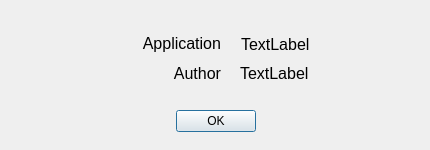
<?xml version="1.0" encoding="UTF-8"?>
<ui version="4.0">
 <class>AboutWindow</class>
 <widget class="QDialog" name="AboutWindow">
  <property name="geometry">
   <rect>
    <x>0</x>
    <y>0</y>
    <width>430</width>
    <height>150</height>
   </rect>
  </property>
  <property name="sizePolicy">
   <sizepolicy hsizetype="Fixed" vsizetype="Fixed">
    <horstretch>0</horstretch>
    <verstretch>0</verstretch>
   </sizepolicy>
  </property>
  <property name="minimumSize">
   <size>
    <width>430</width>
    <height>150</height>
   </size>
  </property>
  <property name="maximumSize">
   <size>
    <width>430</width>
    <height>150</height>
   </size>
  </property>
  <property name="contextMenuPolicy">
   <enum>Qt::DefaultContextMenu</enum>
  </property>
  <property name="windowTitle">
   <string>About</string>
  </property>
  <property name="modal">
   <bool>true</bool>
  </property>
  <widget class="QDialogButtonBox" name="buttonBox">
   <property name="geometry">
    <rect>
     <x>0</x>
     <y>110</y>
     <width>431</width>
     <height>23</height>
    </rect>
   </property>
   <property name="orientation">
    <enum>Qt::Horizontal</enum>
   </property>
   <property name="standardButtons">
    <set>QDialogButtonBox::Ok</set>
   </property>
   <property name="centerButtons">
    <bool>true</bool>
   </property>
  </widget>
  <widget class="QLabel" name="logoLabel">
   <property name="geometry">
    <rect>
     <x>10</x>
     <y>40</y>
     <width>100</width>
     <height>44</height>
    </rect>
   </property>
   <property name="text">
    <string>&lt;html&gt;&lt;head/&gt;&lt;body&gt;&lt;p&gt;&lt;img src=&quot;:/logos/Images/LOGO_SAM_100px.png&quot;/&gt;&lt;/p&gt;&lt;/body&gt;&lt;/html&gt;</string>
   </property>
  </widget>
  <widget class="QLabel" name="authorTextLabel">
   <property name="geometry">
    <rect>
     <x>140</x>
     <y>60</y>
     <width>81</width>
     <height>26</height>
    </rect>
   </property>
   <property name="font">
    <font>
     <pointsize>12</pointsize>
    </font>
   </property>
   <property name="text">
    <string>Author</string>
   </property>
   <property name="alignment">
    <set>Qt::AlignRight|Qt::AlignTrailing|Qt::AlignVCenter</set>
   </property>
  </widget>
  <widget class="QLabel" name="applicationTextLabel">
   <property name="geometry">
    <rect>
     <x>130</x>
     <y>30</y>
     <width>91</width>
     <height>27</height>
    </rect>
   </property>
   <property name="font">
    <font>
     <pointsize>12</pointsize>
    </font>
   </property>
   <property name="text">
    <string>Application</string>
   </property>
   <property name="alignment">
    <set>Qt::AlignRight|Qt::AlignTrailing|Qt::AlignVCenter</set>
   </property>
  </widget>
  <widget class="QLabel" name="authorLabel">
   <property name="geometry">
    <rect>
     <x>240</x>
     <y>60</y>
     <width>181</width>
     <height>26</height>
    </rect>
   </property>
   <property name="font">
    <font>
     <pointsize>12</pointsize>
    </font>
   </property>
   <property name="text">
    <string>TextLabel</string>
   </property>
  </widget>
  <widget class="QLabel" name="applicationLabel">
   <property name="geometry">
    <rect>
     <x>241</x>
     <y>31</y>
     <width>181</width>
     <height>27</height>
    </rect>
   </property>
   <property name="font">
    <font>
     <pointsize>12</pointsize>
    </font>
   </property>
   <property name="text">
    <string>TextLabel</string>
   </property>
  </widget>
 </widget>
 <resources/>
 <connections>
  <connection>
   <sender>buttonBox</sender>
   <signal>accepted()</signal>
   <receiver>AboutWindow</receiver>
   <slot>accept()</slot>
   <hints>
    <hint type="sourcelabel">
     <x>248</x>
     <y>254</y>
    </hint>
    <hint type="destinationlabel">
     <x>157</x>
     <y>274</y>
    </hint>
   </hints>
  </connection>
  <connection>
   <sender>buttonBox</sender>
   <signal>rejected()</signal>
   <receiver>AboutWindow</receiver>
   <slot>reject()</slot>
   <hints>
    <hint type="sourcelabel">
     <x>316</x>
     <y>260</y>
    </hint>
    <hint type="destinationlabel">
     <x>286</x>
     <y>274</y>
    </hint>
   </hints>
  </connection>
 </connections>
</ui>
